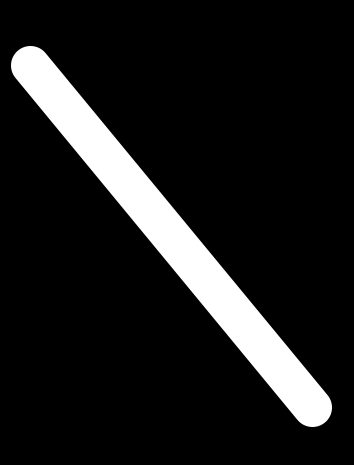
//> input picture images/line.png, 354 x 465 px
$ ./demo   (built with g++ and OpenCV 4)
//> lines starting //> are read from the running program, lines starting //| are printed output that depends on the picture; after the words box and inside, x2 and y2 are one past the last pixel; in counts of white or black regions, pixels touching at a corner belong together
### include/LineDetector.h
//
// Created by Nikita Somenkov on 10/08/16.
//

#pragma once

#include <array>

#include <opencv2/opencv.hpp>

namespace vision {

    class LineDetector {
    public:
        cv::Mat zhangSuen(cv::Mat &binImage);
        cv::Mat simpleThin(cv::Mat &binImage);
        bool checkAllCondition(char iteration, const std::array<uchar, 8> &neighbours);
    private:
        int fillNeighbours(const cv::Mat &window, bool *neighbours);


    };

}

### src/LineDetector.cpp
//
// Created by Nikita Somenkov on 10/08/16.
//

#include <array>
#include <list>
#include <stack>

#include "LineDetector.h"

static const char table[] {
        0, 0, 0, 1, 0, 0, 1, 1, 0, 0, 0, 0, 1, 0, 1, 1, 0, 0, 0, 0, 0, 0, 0, 0, 1, 0, 0, 0, 1, 0, 1, 1,
        0, 0, 0, 0, 0, 0, 0, 0, 0, 0, 0, 0, 0, 0, 0, 0, 1, 0, 0, 0, 0, 0, 0, 0, 1, 0, 0, 0, 1, 0, 1, 1,
        0, 0, 0, 0, 0, 0, 0, 0, 0, 0, 0, 0, 0, 0, 0, 0, 0, 0, 0, 0, 0, 0, 0, 0, 0, 0, 0, 0, 0, 0, 0, 0,
        1, 0, 0, 0, 0, 0, 0, 0, 0, 0, 0, 0, 0, 0, 0, 0, 1, 0, 0, 0, 0, 0, 0, 0, 1, 0, 0, 0, 1, 0, 1, 0,
        0, 1, 0, 1, 0, 0, 0, 1, 0, 0, 0, 0, 0, 0, 0, 1, 0, 0, 0, 0, 0, 0, 0, 0, 0, 0, 0, 0, 0, 0, 0, 1,
        0, 0, 0, 0, 0, 0, 0, 0, 0, 0, 0, 0, 0, 0, 0, 0, 0, 0, 0, 0, 0, 0, 0, 0, 0, 0, 0, 0, 0, 0, 0, 0,
        1, 1, 0, 1, 0, 0, 0, 1, 0, 0, 0, 0, 0, 0, 0, 1, 0, 0, 0, 0, 0, 0, 0, 0, 0, 0, 0, 0, 0, 0, 0, 0,
        1, 1, 0, 1, 0, 0, 0, 1, 0, 0, 0, 0, 0, 0, 0, 0, 1, 1, 0, 1, 0, 0, 0, 0, 1, 1, 0, 0, 1, 0, 0, 0
};

cv::Mat vision::LineDetector::zhangSuen(cv::Mat &binImage)
{
    assert(binImage.depth() == CV_8U);
    assert(binImage.channels() == 1);

    const int rows = binImage.rows;
    const int cols = binImage.cols;

    bool neighbours[8];

    std::vector<cv::Point> points(rows * cols);

    int inter =0 ;
    int count;
    do {
        count = 0;


        for (int r = 1; r < rows - 1; ++r) {
            for (int c = 1; c < cols - 1; ++c) {

                if (!binImage.at<uchar>(r, c))
                    continue;

//                std::cout << r << ' ' << c << " ";

                // TODO:optimize from construct
                const cv::Rect window(c - 1, r - 1, 3, 3);

                int idx= fillNeighbours(binImage(window), neighbours);
// [6 lines of commented-out code are left out]

                if ( table[idx] )
                {
                    points[count++] = cv::Point(c, r);
                }
            }
        }

        for (int i = 0; i < count; ++i)
            binImage.at<uchar>(points[i]) = 0;
        inter++;

//        cv::imshow("tmp", binImage);
//        cv::waitKey();

//        std::cout << lst.size() << std::endl;
    } while (count != 0);

    std::cout << inter << std::endl;

    return cv::Mat();
}

int vision::LineDetector::fillNeighbours(const cv::Mat &window, bool *neighbours)
{
    static const int indexes [][2] {
            {0, 1}, {0, 2}, {1, 2}, {2, 2},
            {2, 1}, {2, 0}, {1, 0}, {0, 0}
    };

    int table_idx = 0;

    const uchar *data = window.ptr(0);
    for (int i = 0; i < sizeof(indexes) / sizeof(*indexes); ++i)
    {
        const int  * idx = indexes[i];
        neighbours[i] = window.at<uchar>(idx[0], idx[1]);
        table_idx = table_idx << 1 | neighbours[i];
    }
    return table_idx;
}


// [62 lines left out: functions checkAllCondition, simpleThin, not called in this run]

### demo.cpp
#include <iostream>
#include <chrono>

#include "LineDetector.h"

#include <bitset>


void generate()
{
    vision::LineDetector lineDetector;
    for (int num = 0; num < 256; num ++)
    {
        std::array<uchar, 8> nums;
        for (int i = 0; i < 8; i++)
            nums[i] = (num >> i) & 1;
        if (!(num % 32)) std::cout << std::endl;
        std::cout << (bool)(lineDetector.checkAllCondition(0, nums) || lineDetector.checkAllCondition(1, nums)) <<  ", " ;

    }
}

int main()
{
//    generate();
//    return 0;
    vision::LineDetector lineDetector;

    cv::Mat oimg, img = cv::imread("/Users/nikitas/Projects/rrcVision/images/line.png");
//> img is the input picture: 465 rows x 354 cols, CV_8UC3; min 0, max 255, mean 28.6

    cv::cvtColor(img, img, CV_BGR2GRAY);
//> img: 465 rows x 354 cols, CV_8UC1
    cv::imshow("original", img);
    cv::threshold(img, oimg, 200, 255, cv::THRESH_BINARY);
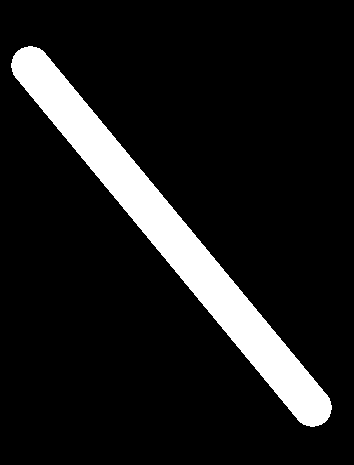
//> oimg: 465 rows x 354 cols, CV_8UC1; 11.1% white; 1 white region, box (x1, y1, x2, y2) and area: (11, 46, 332, 427) 18239

    cv::Mat c = oimg.clone();
    clock_t t = clock();
    lineDetector.zhangSuen(oimg);
//> the loop in zhangSuen, `do` made 26 passes
//> (neighbours, count) on passes 1 to 12: ([1, 1, 0, 0, 0, 0, 1, 1], 792), ([1, 1, 0, 0, 0, 0, 1, 1], 788), ([1, 1, 0, 0, 0, 0, 1, 1], 784), ([1, 1, 0, 0, 0, 0, 1, 1], 780), ([1, 1, 0, 0, 0, 0, 1, 1], 772), ([1, 1, 0, 0, 0, 0, 1, 1], 768), ([1, 1, 0, 0, 0, 0, 1, 1], 764), ([1, 1, 0, 0, 0, 0, 1, 1], 760), ([1, 1, 0, 0, 0, 0, 1, 1], 756), ([1, 1, 0, 0, 0, 0, 1, 1], 750), ([1, 1, 0, 0, 0, 0, 1, 1], 744), ([1, 1, 0, 0, 0, 0, 1, 1], 740)
//> after the loop in zhangSuen, `do`:
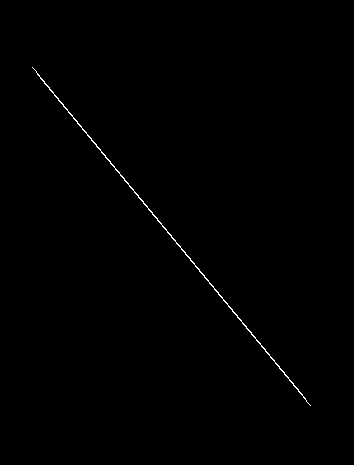
//> binImage: 465 rows x 354 cols, CV_8UC1; 0.35% white in thin lines or dots, all inside (x1, y1, x2, y2) = (32, 67, 311, 406)
//> after the loop in zhangSuen, `do`: count = 0; points = 164610 items; inter = 26
//| 26
    std::cout << double(clock() - t) / CLOCKS_PER_SEC * 1000.0 << std::endl;


    cv::imshow("threshold::img1", oimg);
    cv::imshow("threshold::img2", c);
    cv::waitKey(10);


    cv::waitKey();
    return 0;
}
